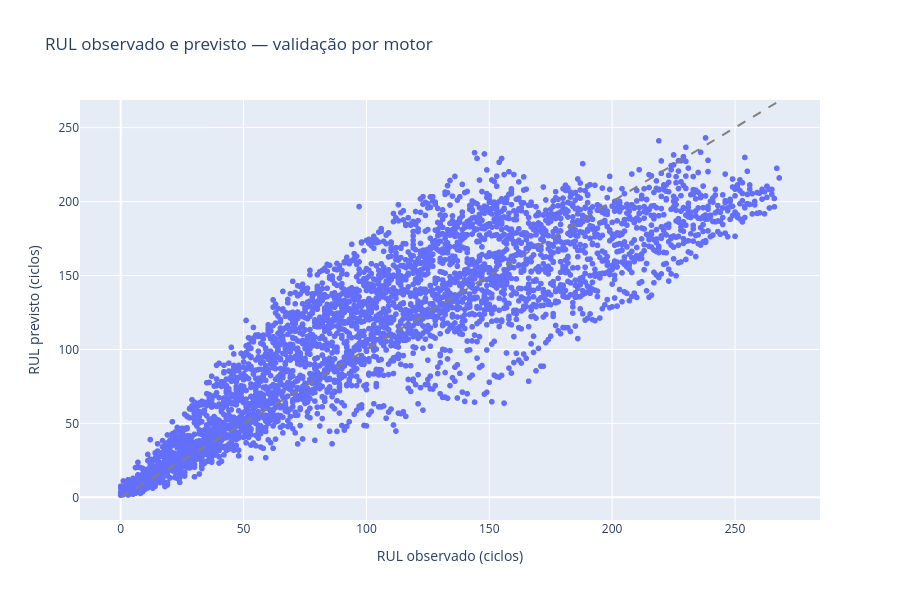

Source (notebook cell):
### Markdown cell above
**Insights:** O Random Forest apresentou MAE de 23,8 ciclos e RMSE de 31,4 ciclos, melhorando a referência constante em aproximadamente 31 ciclos no erro médio absoluto. Esse resultado sugere que os sensores e o ciclo acrescentaram informação preditiva no FD001. Ainda não deverá ser tratado como desempenho final, pois foi obtido em uma única divisão do conjunto e não considera alertas antecipados, custos de erro ou intervalos de incerteza. A escolha de retirar colunas constantes foi feita apenas com os motores de treinamento, preservando a separação metodológica.

### Code cell
predictions = validation_df[['unit', 'cycle', 'rul']].copy()
predictions['rul_predito'] = model_prediction
fig = px.scatter(
    predictions,
    x='rul',
    y='rul_predito',
    labels={'rul': 'RUL observado (ciclos)', 'rul_predito': 'RUL previsto (ciclos)'},
    title=lang({'title': 'RUL observado e previsto — validação por motor'} )['title'],
    height=600,
)
max_rul = max(predictions['rul'].max(), predictions['rul_predito'].max())
fig.add_shape(type='line', x0=0, y0=0, x1=max_rul, y1=max_rul,
              line={'color': 'gray', 'dash': 'dash'})
fig.show()

### Figure 1 — Plotly figure (JSON) as saved in the notebook; plotly's stock layout.template omitted (floating-point values rounded to 4 significant figures; data arrays with more than 128 entries replaced by an {"elided": "..."} marker saying what was removed)
{"data": [{"hovertemplate": "RUL observado (ciclos)=%{x}<br>RUL previsto (ciclos)=%{y}<extra></extra>", "legendgroup": "", "marker": {"color": "#636efa", "symbol": "circle"}, "mode": "markers", "name": "", "showlegend": false, "type": "scattergl", "x": {"elided": "4070 int values"}, "xaxis": "x", "y": {"elided": "4070 float values"}, "yaxis": "y"}], "layout": {"height": 600, "legend": {"tracegroupgap": 0}, "shapes": [{"line": {"color": "gray", "dash": "dash"}, "type": "line", "x0": 0, "x1": 268, "y0": 0, "y1": 268}], "title": {"text": "RUL observado e previsto — validação por motor"}, "xaxis": {"anchor": "y", "domain": [0, 1], "title": {"text": "RUL observado (ciclos)"}}, "yaxis": {"anchor": "x", "domain": [0, 1], "title": {"text": "RUL previsto (ciclos)"}}}}
